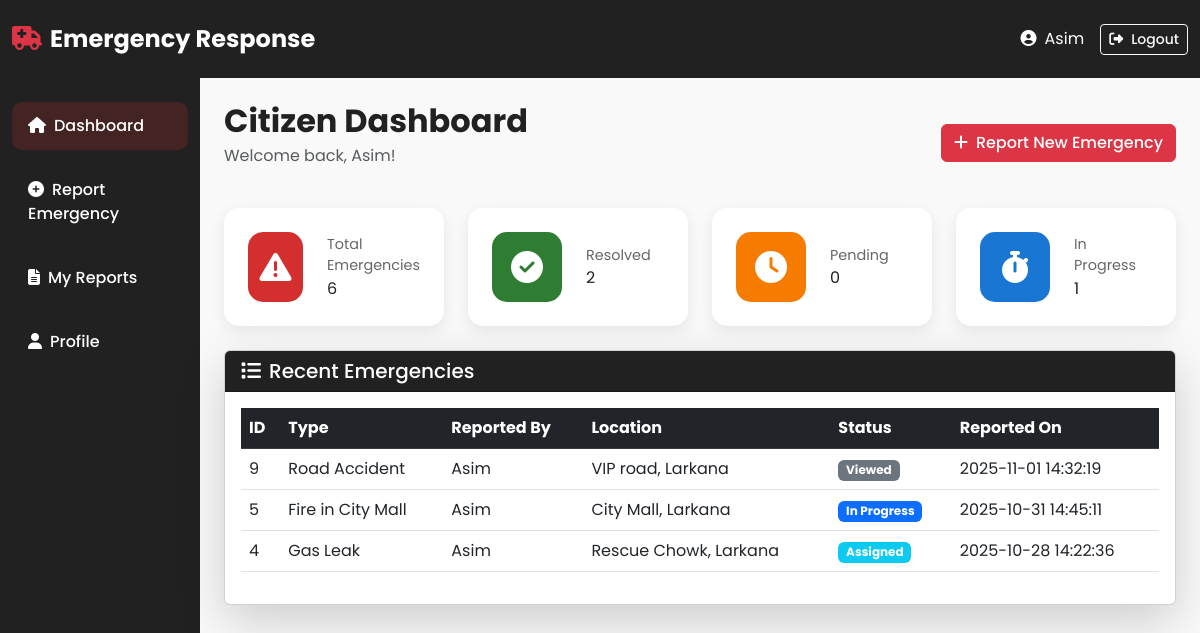
/citizen/dashboard.php (signed in), run on the app's committed database.
### tables this page shows
CREATE TABLE `emergencies` (
  `Emergency_Id` int(11) NOT NULL,
  `User_Id` int(11) NOT NULL,
  `Emergency_Name` varchar(100) NOT NULL,
  `Description` varchar(500) NOT NULL,
  `Location` varchar(200) NOT NULL,
  `Emergency_Status` varchar(50) DEFAULT 'Pending',
  `Incident_Time` datetime NOT NULL,
  `Reported_Time` timestamp NOT NULL DEFAULT current_timestamp(),
  `Emergency_Department` varchar(100) DEFAULT NULL
);

CREATE TABLE `users` (
  `Id` int(11) NOT NULL,
  `Name` varchar(100) NOT NULL,
  `Email` varchar(100) NOT NULL,
  `Pass` varchar(255) NOT NULL,
  `Role` varchar(50) NOT NULL DEFAULT 'citizen',
  `Phone` varchar(20) NOT NULL,
  `Address` varchar(100) DEFAULT NULL,
  `Join_Date` date DEFAULT curdate()
);

### citizen/dashboard.php (the view, shortened to what this page needs)
<?php
include '../include/db.php';
$user_id = mysqli_real_escape_string($conn, $_SESSION['user_id']);
$count_sql = "SELECT * FROM emergencies WHERE User_Id = '$user_id'";
$count_result = mysqli_query($conn, $count_sql);
$count = mysqli_num_rows($count_result);
$pending_count_sql = "SELECT * FROM emergencies WHERE User_Id = '$user_id' AND Emergency_Status = 'Pending'";
$pending_count_result = mysqli_query($conn, $pending_count_sql);
$pending_count = mysqli_num_rows($pending_count_result);
$progress_count_sql = "SELECT * FROM emergencies WHERE User_Id = '$user_id' AND Emergency_Status = 'In Progress'";
$progress_count_result = mysqli_query($conn, $progress_count_sql);
$progress_count = mysqli_num_rows($progress_count_result);
$resolved_count_sql = "SELECT * FROM emergencies WHERE User_Id = '$user_id' AND Emergency_Status = 'Resolved'";
$resolved_count_result = mysqli_query($conn, $resolved_count_sql);
$resolved_count = mysqli_num_rows($resolved_count_result);
$recent_count_sql = "
  SELECT emergencies.Emergency_Id, emergencies.Emergency_Name, emergencies.Location, users.Name, emergencies.Emergency_Status, emergencies.Reported_Time
  FROM emergencies
  INNER JOIN users ON emergencies.User_Id = users.Id
  WHERE emergencies.User_Id = '$user_id'
  ORDER BY Reported_Time DESC
  LIMIT 3";
$recent_count_result = mysqli_query($conn, $recent_count_sql);
?>
<!DOCTYPE html>
<html lang="en">
<head>
  <link href="https://cdn.jsdelivr.net/npm/bootstrap@5.3.0/dist/css/bootstrap.min.css" rel="stylesheet">
  <link rel="stylesheet" href="https://cdnjs.cloudflare.com/ajax/libs/font-awesome/6.4.0/css/all.min.css">
  <link rel="stylesheet" href="../admin/style.css">
</head>
<body>
  <nav class="navbar navbar-expand-lg navbar-dark bg-dark-custom">
    <div class="container-fluid">
      <a class="navbar-brand fw-bold" href="#">
        <i class="fas fa-ambulance text-danger me-2"></i>Emergency Response
      </a>
      <div class="d-flex align-items-center">
        <span class="text-white me-3">
          <i class="fas fa-user-circle me-2"></i><?php echo htmlspecialchars($_SESSION['user_name']); ?>
        </span>
        <a href="../logout.php" class="btn btn-outline-light btn-sm">
          <i class="fas fa-sign-out-alt me-2"></i>Logout
        </a>
      </div>
    </div>
  </nav>
  <div class="container-fluid">
    <div class="row">
      <nav class="col-md-3 col-lg-2 bg-dark-custom sidebar vh-100 position-fixed pt-4">
        <ul class="nav flex-column">
          <li class="nav-item mb-2"><a class="nav-link active text-white" href="dashboard.php"><i class="fas fa-home me-2"></i>Dashboard</a></li>
          <li class="nav-item mb-2"><a class="nav-link text-white" href="report_emergency.php"><i class="fas fa-plus-circle me-2"></i>Report Emergency</a></li>
          <li class="nav-item mb-2"><a class="nav-link text-white" href="my_reports.php"><i class="fas fa-file-alt me-2"></i>My Reports</a></li>
          <li class="nav-item mb-2"><a class="nav-link text-white" href="profile.php"><i class="fas fa-user me-2"></i>Profile</a></li>
        </ul>
      </nav>
      <main class="col-md-9 col-lg-10 ms-auto px-4 py-4">
        <div class="d-flex justify-content-between align-items-center mb-4">
          <div>
            <h2 class="fw-bold mb-1">Citizen Dashboard</h2>
            <p class="text-muted">Welcome back, <?php echo htmlspecialchars($_SESSION['user_name']); ?>!</p>
          </div>
          <a href="report_emergency.php" class="btn btn-danger">
            <i class="fas fa-plus me-2"></i>Report New Emergency
          </a>
        </div>
        <div class="row g-4 mb-4">
          <div class="col-md-3">
            <div class="stat-card total-emergencies">
              <div class="stat-icon">
                <i class="fas fa-exclamation-triangle"></i>
              </div>
              <div class="stat-content">
                <p class="stat-label">Total Emergencies</p>
                <?php echo $count; ?>
              </div>
            </div>
          </div>
          <div class="col-md-3">
            <div class="stat-card resolved">
              <div class="stat-icon">
                <i class="fas fa-check-circle"></i>
              </div>
              <div class="stat-content">
                <p class="stat-label">Resolved</p>
                <?php echo $resolved_count; ?>
              </div>
            </div>
          </div>
          <div class="col-md-3">
            <div class="stat-card pending">
              <div class="stat-icon">
                <i class="fas fa-clock"></i>
              </div>
              <div class="stat-content">
                <p class="stat-label">Pending</p>
                <?php echo $pending_count; ?>
              </div>
            </div>
          </div>
          <div class="col-md-3">
            <div class="stat-card response-time">
              <div class="stat-icon">
                <i class="fas fa-stopwatch"></i>
              </div>
              <div class="stat-content">
                <p class="stat-label">In Progress</p>
                <?php echo $progress_count; ?>
              </div>
            </div>
          </div>
        </div>
        <div class="card shadow-lg">
          <div class="card-header bg-dark-custom text-white"><h5 class="mb-0"><i class="fas fa-list me-2"></i>Recent Emergencies</h5></div>
          <div class="card-body">
            <div class="table-responsive">
              <table class="table table-hover align-middle">
                <thead class="table-dark">
                  <tr>
                    <th>ID</th>
                    <th>Type</th>
                    <th>Reported By</th>
                    <th>Location</th>
                    <th>Status</th>
                    <th>Reported On</th>
                  </tr>
                </thead>
                <tbody>
                  <?php
                  if(mysqli_num_rows($recent_count_result) > 0){
                      while($row = mysqli_fetch_assoc($recent_count_result)){
                $status = $row['Emergency_Status'];
                if ($status == 'Pending') {
                    $badgeClass = 'bg-warning text-dark';
                } elseif ($status == 'In Progress') {
                    $badgeClass = 'bg-primary';
                } elseif ($status == 'Resolved' || $status == 'Under Control') {
                    $badgeClass = 'bg-success';
                } elseif ($status == 'Viewed') {
                    $badgeClass = 'bg-secondary';
                } elseif ($status == 'Assigned') {
                    $badgeClass = 'bg-info';
                } else {
                    $badgeClass = 'bg-danger';
                }
                          echo "<tr>
                            <td>{$row['Emergency_Id']}</td>
                            <td>{$row['Emergency_Name']}</td>
                            <td>{$row['Name']}</td>
                            <td>{$row['Location']}</td>
                            <td><span class='badge {$badgeClass}'>{$status}</span></td>
                            <td>{$row['Reported_Time']}</td>
                          </tr>";
                      }
                  } else {
                      echo "<tr><td colspan='6' class='text-center text-muted'>No emergencies found</td></tr>";
                  }
                  ?>
                </tbody>
              </table>
            </div>
          </div>
        </div>
      </main>
    </div>
  </div>
</body>
</html>

### admin/style.css (style rules this page uses)
:root { --primary-red: #D32F2F; --primary-dark: #212121; --primary-white: #F9F9F9; --primary-blue: #1976D2; --success-green: #2E7D32; --warning-orange: #F57C00; --danger-red: #C62828; }
* { margin: 0; padding: 0; box-sizing: border-box; }
body { font-family: 'Poppins', sans-serif; color: var(--primary-dark); background: var(--primary-white); }
.bg-dark-custom { background-color: var(--primary-dark) !important; }
.navbar { padding: 1rem 0; transition: all 0.3s ease; position: sticky; top: 0; z-index: 1000; }
.navbar-brand { font-size: 1.5rem; font-weight: 700; }
.nav-link { transition: all 0.3s ease; font-weight: 500; }
.stat-card { background: white; border-radius: 15px; padding: 1.5rem; display: flex; align-items: center; gap: 1.5rem; box-shadow: 0 5px 15px rgba(0, 0, 0, 0.08); transition: all 0.3s ease; }
.stat-icon { width: 70px; height: 70px; border-radius: 15px; display: flex; align-items: center; justify-content: center; font-size: 2rem; color: white; }
.total-emergencies .stat-icon { background: var(--primary-red); }
.resolved .stat-icon { background: var(--success-green); }
.pending .stat-icon { background: var(--warning-orange); }
.response-time .stat-icon { background: var(--primary-blue); }
.stat-content { flex: 1; }
.stat-label { color: #666; font-size: 0.9rem; margin-bottom: 0; }
.sidebar { padding-top: 2rem; background: var(--primary-dark); }
.sidebar .nav-link { padding: 0.75rem 1rem; border-radius: 10px; margin-bottom: 0.5rem; color: rgba(255, 255, 255, 0.7); transition: all 0.3s ease; }
.sidebar .nav-link:hover, .sidebar .nav-link.active { background: rgba(211, 47, 47, 0.2); color: white; }
.btn { transition: all 0.3s ease; font-weight: 500; }
.card { transition: all 0.3s ease; }
html { scroll-behavior: smooth; }

### data on the page
emergencies: Emergency_Id "9", Emergency_Name "Road Accident", User_Id.Name "Asim", Location "VIP road, Larkana", Emergency_Status "Viewed", Reported_Time "2025-11-01 14:32:19"
emergencies: Emergency_Id "5", Emergency_Name "Fire in City Mall", User_Id.Name "Asim", Location "City Mall, Larkana", Emergency_Status "In Progress", Reported_Time "2025-10-31 14:45:11"
emergencies: Emergency_Id "4", Emergency_Name "Gas Leak", User_Id.Name "Asim", Location "Rescue Chowk, Larkana", Emergency_Status "Assigned", Reported_Time "2025-10-28 14:22:36"

### other printed values
$_SESSION['user_name'] "Asim"
$count "6"
$resolved_count "2"
$pending_count "0"
$progress_count "1"
